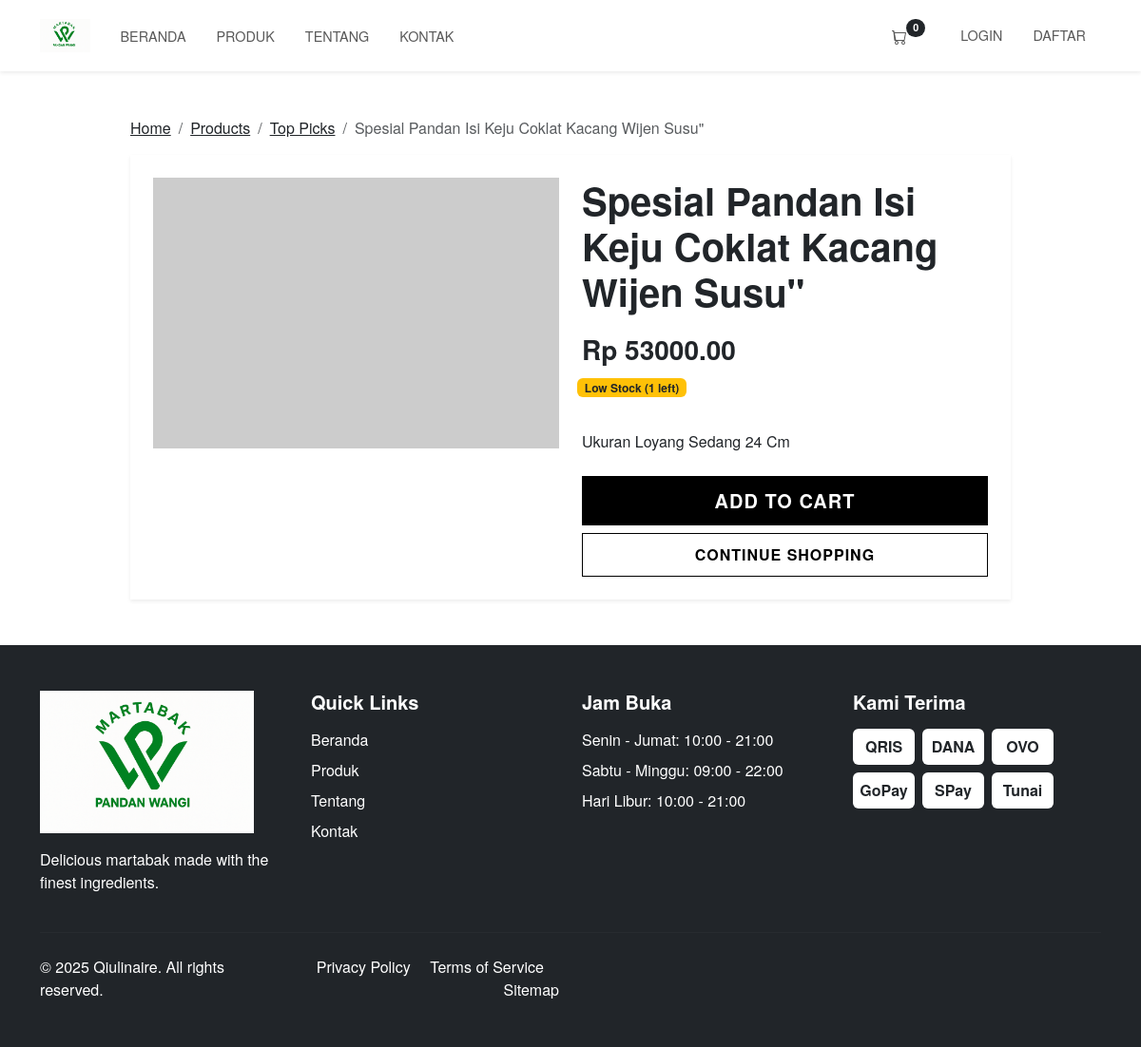
Page /products/spesial-pandan-isi-keju-coklat-kacang-wijen-susu/ on the committed database.
### products/models.py (models this page shows, shortened)
class Product(models.Model):
    name = models.CharField(max_length=200)
    slug = models.SlugField(max_length=200, unique=True)
    description = models.TextField()
    price = models.DecimalField(max_digits=10, decimal_places=2)
    stock = models.PositiveIntegerField(default=0)
    image = models.ImageField(upload_to='products/')
    category = models.ForeignKey(Category, on_delete=models.CASCADE, related_name='products')
    created_at = models.DateTimeField(auto_now_add=True)
    updated_at = models.DateTimeField(auto_now=True)
    class Meta:
        ordering = ['-created_at']

class Category(models.Model):
    name = models.CharField(max_length=100)
    slug = models.SlugField(max_length=100, unique=True)
    class Meta:
        verbose_name_plural = 'Categories'

### products/views.py (the view)
# urls.py: path('<slug:slug>/', views.product_detail, name='product_detail'),
def product_detail(request, slug):
    product = get_object_or_404(Product, slug=slug, stock__gt=0)
    return render(request, 'products/product_detail.html', {'product': product})

### templates/products/product_detail.html (shortened to what this page needs)
{% extends 'core/base.html' %}
{% block content %}
<div class="container my-5">
    <div class="row">
        <div class="col-lg-10 mx-auto">
            <nav aria-label="breadcrumb">
                <ol class="breadcrumb">
                    <li class="breadcrumb-item"><a href="{% url 'home' %}" class="text-dark">Home</a></li>
                    <li class="breadcrumb-item"><a href="{% url 'product_list' %}" class="text-dark">Products</a></li>
                    <li class="breadcrumb-item"><a href="{% url 'product_list_by_category' product.category.slug %}" class="text-dark">{{ product.category.name }}</a></li>
                    <li class="breadcrumb-item active" aria-current="page">{{ product.name }}</li>
                </ol>
            </nav>
            <div class="card border-0 shadow-sm">
                <div class="card-body p-4">
                    <div class="row">
                        <div class="col-md-6 mb-4 mb-md-0">
                            <img src="{{ product.image.url }}" class="img-fluid product-detail-img" alt="{{ product.name }}" onerror="this.src='https://via.placeholder.com/600x400?text={{ product.name }}'">
                        </div>
                        <div class="col-md-6">
                            <h1 class="mb-3">{{ product.name }}</h1>
                            <p class="price fs-3 fw-bold mb-3">Rp {{ product.price }}</p>
                            <div class="mb-4">
                                <span class="badge {% if product.stock > 10 %}bg-success{% elif product.stock > 0 %}bg-warning text-dark{% else %}bg-danger{% endif %}">
                                    {% if product.stock > 10 %}In Stock{% elif product.stock > 0 %}Low Stock ({{ product.stock }} left){% else %}Out of Stock{% endif %}
                                </span>
                            </div>
                            <div class="mb-4">
                                {{ product.description|linebreaks }}
                            </div>
                            <div class="d-grid gap-2">
                                <button class="btn btn-dark btn-lg" {% if product.stock <= 0 %}disabled{% endif %} onclick="addToCart({{ product.id }}, '{{ product.name }}', {{ product.price }}, '{{ product.image.url }}')">
                                    Add to Cart
                                </button>
                                <a href="{% url 'product_list' %}" class="btn btn-outline-dark">Continue Shopping</a>
                            </div>
                        </div>
                    </div>
                </div>
            </div>
        </div>
    </div>
</div>
{% endblock %}

### static/css/style.css (style rules this page uses)
body { font-family: 'Helvetica Neue', Arial, sans-serif; color: #000; background-color: #fff; }
h1, h2, h3, h4, h5, h6 { font-weight: 700; }
.btn-dark { background-color: #000; border-color: #000; border-radius: 0; padding: 10px 20px; text-transform: uppercase; font-weight: 600; letter-spacing: 1px; transition: all 0.3s ease; }
.btn-outline-dark { color: #000; border-color: #000; border-radius: 0; padding: 10px 20px; text-transform: uppercase; font-weight: 600; letter-spacing: 1px; transition: all 0.3s ease; }
.card { border-radius: 0; transition: all 0.3s ease; }
.badge { position: relative; top: -10px; left: -5px; }
.product-detail-img { max-height: 400px; object-fit: cover; }

### rows in the picture
Product: category.name "Top Picks", name "Spesial Pandan Isi Keju Coklat Kacang Wijen Susu\"", price "53000.00", stock "1", description "Ukuran Loyang Sedang 24 Cm"
